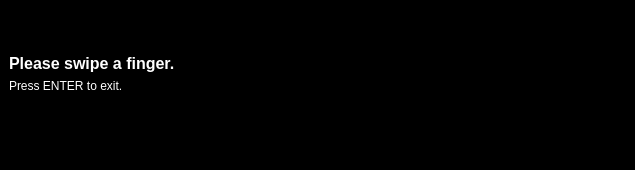
<?xml version="1.0" encoding="UTF-8"?>
<ui version="4.0">
 <class>IdentifierWindow</class>
 <widget class="QMainWindow" name="IdentifierWindow">
  <property name="geometry">
   <rect>
    <x>0</x>
    <y>0</y>
    <width>635</width>
    <height>170</height>
   </rect>
  </property>
  <property name="sizePolicy">
   <sizepolicy hsizetype="Preferred" vsizetype="Fixed">
    <horstretch>0</horstretch>
    <verstretch>0</verstretch>
   </sizepolicy>
  </property>
  <property name="minimumSize">
   <size>
    <width>0</width>
    <height>170</height>
   </size>
  </property>
  <property name="maximumSize">
   <size>
    <width>16777215</width>
    <height>170</height>
   </size>
  </property>
  <property name="palette">
   <palette>
    <active>
     <colorrole role="WindowText">
      <brush brushstyle="SolidPattern">
       <color alpha="255">
        <red>255</red>
        <green>255</green>
        <blue>255</blue>
       </color>
      </brush>
     </colorrole>
     <colorrole role="Button">
      <brush brushstyle="SolidPattern">
       <color alpha="255">
        <red>0</red>
        <green>0</green>
        <blue>0</blue>
       </color>
      </brush>
     </colorrole>
     <colorrole role="Light">
      <brush brushstyle="SolidPattern">
       <color alpha="255">
        <red>0</red>
        <green>0</green>
        <blue>0</blue>
       </color>
      </brush>
     </colorrole>
     <colorrole role="Midlight">
      <brush brushstyle="SolidPattern">
       <color alpha="255">
        <red>0</red>
        <green>0</green>
        <blue>0</blue>
       </color>
      </brush>
     </colorrole>
     <colorrole role="Dark">
      <brush brushstyle="SolidPattern">
       <color alpha="255">
        <red>0</red>
        <green>0</green>
        <blue>0</blue>
       </color>
      </brush>
     </colorrole>
     <colorrole role="Mid">
      <brush brushstyle="SolidPattern">
       <color alpha="255">
        <red>0</red>
        <green>0</green>
        <blue>0</blue>
       </color>
      </brush>
     </colorrole>
     <colorrole role="Text">
      <brush brushstyle="SolidPattern">
       <color alpha="255">
        <red>255</red>
        <green>255</green>
        <blue>255</blue>
       </color>
      </brush>
     </colorrole>
     <colorrole role="BrightText">
      <brush brushstyle="SolidPattern">
       <color alpha="255">
        <red>255</red>
        <green>255</green>
        <blue>255</blue>
       </color>
      </brush>
     </colorrole>
     <colorrole role="ButtonText">
      <brush brushstyle="SolidPattern">
       <color alpha="255">
        <red>255</red>
        <green>255</green>
        <blue>255</blue>
       </color>
      </brush>
     </colorrole>
     <colorrole role="Base">
      <brush brushstyle="SolidPattern">
       <color alpha="255">
        <red>0</red>
        <green>0</green>
        <blue>0</blue>
       </color>
      </brush>
     </colorrole>
     <colorrole role="Window">
      <brush brushstyle="SolidPattern">
       <color alpha="255">
        <red>0</red>
        <green>0</green>
        <blue>0</blue>
       </color>
      </brush>
     </colorrole>
     <colorrole role="Shadow">
      <brush brushstyle="SolidPattern">
       <color alpha="255">
        <red>0</red>
        <green>0</green>
        <blue>0</blue>
       </color>
      </brush>
     </colorrole>
     <colorrole role="AlternateBase">
      <brush brushstyle="SolidPattern">
       <color alpha="255">
        <red>0</red>
        <green>0</green>
        <blue>0</blue>
       </color>
      </brush>
     </colorrole>
     <colorrole role="ToolTipBase">
      <brush brushstyle="SolidPattern">
       <color alpha="255">
        <red>255</red>
        <green>255</green>
        <blue>220</blue>
       </color>
      </brush>
     </colorrole>
     <colorrole role="ToolTipText">
      <brush brushstyle="SolidPattern">
       <color alpha="255">
        <red>0</red>
        <green>0</green>
        <blue>0</blue>
       </color>
      </brush>
     </colorrole>
    </active>
    <inactive>
     <colorrole role="WindowText">
      <brush brushstyle="SolidPattern">
       <color alpha="255">
        <red>255</red>
        <green>255</green>
        <blue>255</blue>
       </color>
      </brush>
     </colorrole>
     <colorrole role="Button">
      <brush brushstyle="SolidPattern">
       <color alpha="255">
        <red>0</red>
        <green>0</green>
        <blue>0</blue>
       </color>
      </brush>
     </colorrole>
     <colorrole role="Light">
      <brush brushstyle="SolidPattern">
       <color alpha="255">
        <red>0</red>
        <green>0</green>
        <blue>0</blue>
       </color>
      </brush>
     </colorrole>
     <colorrole role="Midlight">
      <brush brushstyle="SolidPattern">
       <color alpha="255">
        <red>0</red>
        <green>0</green>
        <blue>0</blue>
       </color>
      </brush>
     </colorrole>
     <colorrole role="Dark">
      <brush brushstyle="SolidPattern">
       <color alpha="255">
        <red>0</red>
        <green>0</green>
        <blue>0</blue>
       </color>
      </brush>
     </colorrole>
     <colorrole role="Mid">
      <brush brushstyle="SolidPattern">
       <color alpha="255">
        <red>0</red>
        <green>0</green>
        <blue>0</blue>
       </color>
      </brush>
     </colorrole>
     <colorrole role="Text">
      <brush brushstyle="SolidPattern">
       <color alpha="255">
        <red>255</red>
        <green>255</green>
        <blue>255</blue>
       </color>
      </brush>
     </colorrole>
     <colorrole role="BrightText">
      <brush brushstyle="SolidPattern">
       <color alpha="255">
        <red>255</red>
        <green>255</green>
        <blue>255</blue>
       </color>
      </brush>
     </colorrole>
     <colorrole role="ButtonText">
      <brush brushstyle="SolidPattern">
       <color alpha="255">
        <red>255</red>
        <green>255</green>
        <blue>255</blue>
       </color>
      </brush>
     </colorrole>
     <colorrole role="Base">
      <brush brushstyle="SolidPattern">
       <color alpha="255">
        <red>0</red>
        <green>0</green>
        <blue>0</blue>
       </color>
      </brush>
     </colorrole>
     <colorrole role="Window">
      <brush brushstyle="SolidPattern">
       <color alpha="255">
        <red>0</red>
        <green>0</green>
        <blue>0</blue>
       </color>
      </brush>
     </colorrole>
     <colorrole role="Shadow">
      <brush brushstyle="SolidPattern">
       <color alpha="255">
        <red>0</red>
        <green>0</green>
        <blue>0</blue>
       </color>
      </brush>
     </colorrole>
     <colorrole role="AlternateBase">
      <brush brushstyle="SolidPattern">
       <color alpha="255">
        <red>0</red>
        <green>0</green>
        <blue>0</blue>
       </color>
      </brush>
     </colorrole>
     <colorrole role="ToolTipBase">
      <brush brushstyle="SolidPattern">
       <color alpha="255">
        <red>255</red>
        <green>255</green>
        <blue>220</blue>
       </color>
      </brush>
     </colorrole>
     <colorrole role="ToolTipText">
      <brush brushstyle="SolidPattern">
       <color alpha="255">
        <red>0</red>
        <green>0</green>
        <blue>0</blue>
       </color>
      </brush>
     </colorrole>
    </inactive>
    <disabled>
     <colorrole role="WindowText">
      <brush brushstyle="SolidPattern">
       <color alpha="255">
        <red>0</red>
        <green>0</green>
        <blue>0</blue>
       </color>
      </brush>
     </colorrole>
     <colorrole role="Button">
      <brush brushstyle="SolidPattern">
       <color alpha="255">
        <red>0</red>
        <green>0</green>
        <blue>0</blue>
       </color>
      </brush>
     </colorrole>
     <colorrole role="Light">
      <brush brushstyle="SolidPattern">
       <color alpha="255">
        <red>0</red>
        <green>0</green>
        <blue>0</blue>
       </color>
      </brush>
     </colorrole>
     <colorrole role="Midlight">
      <brush brushstyle="SolidPattern">
       <color alpha="255">
        <red>0</red>
        <green>0</green>
        <blue>0</blue>
       </color>
      </brush>
     </colorrole>
     <colorrole role="Dark">
      <brush brushstyle="SolidPattern">
       <color alpha="255">
        <red>0</red>
        <green>0</green>
        <blue>0</blue>
       </color>
      </brush>
     </colorrole>
     <colorrole role="Mid">
      <brush brushstyle="SolidPattern">
       <color alpha="255">
        <red>0</red>
        <green>0</green>
        <blue>0</blue>
       </color>
      </brush>
     </colorrole>
     <colorrole role="Text">
      <brush brushstyle="SolidPattern">
       <color alpha="255">
        <red>0</red>
        <green>0</green>
        <blue>0</blue>
       </color>
      </brush>
     </colorrole>
     <colorrole role="BrightText">
      <brush brushstyle="SolidPattern">
       <color alpha="255">
        <red>255</red>
        <green>255</green>
        <blue>255</blue>
       </color>
      </brush>
     </colorrole>
     <colorrole role="ButtonText">
      <brush brushstyle="SolidPattern">
       <color alpha="255">
        <red>0</red>
        <green>0</green>
        <blue>0</blue>
       </color>
      </brush>
     </colorrole>
     <colorrole role="Base">
      <brush brushstyle="SolidPattern">
       <color alpha="255">
        <red>0</red>
        <green>0</green>
        <blue>0</blue>
       </color>
      </brush>
     </colorrole>
     <colorrole role="Window">
      <brush brushstyle="SolidPattern">
       <color alpha="255">
        <red>0</red>
        <green>0</green>
        <blue>0</blue>
       </color>
      </brush>
     </colorrole>
     <colorrole role="Shadow">
      <brush brushstyle="SolidPattern">
       <color alpha="255">
        <red>0</red>
        <green>0</green>
        <blue>0</blue>
       </color>
      </brush>
     </colorrole>
     <colorrole role="AlternateBase">
      <brush brushstyle="SolidPattern">
       <color alpha="255">
        <red>0</red>
        <green>0</green>
        <blue>0</blue>
       </color>
      </brush>
     </colorrole>
     <colorrole role="ToolTipBase">
      <brush brushstyle="SolidPattern">
       <color alpha="255">
        <red>255</red>
        <green>255</green>
        <blue>220</blue>
       </color>
      </brush>
     </colorrole>
     <colorrole role="ToolTipText">
      <brush brushstyle="SolidPattern">
       <color alpha="255">
        <red>0</red>
        <green>0</green>
        <blue>0</blue>
       </color>
      </brush>
     </colorrole>
    </disabled>
   </palette>
  </property>
  <property name="windowTitle">
   <string>Fingerprint Identifier</string>
  </property>
  <property name="windowIcon">
   <iconset resource="widget-res.qrc">
    <normaloff>:/new/prefix1/res/fingerprint-gui.png</normaloff>:/new/prefix1/res/fingerprint-gui.png</iconset>
  </property>
  <property name="windowOpacity">
   <double>0.850000000000000</double>
  </property>
  <widget class="QWidget" name="centralwidget">
   <layout class="QHBoxLayout">
    <property name="spacing">
     <number>0</number>
    </property>
    <property name="margin">
     <number>0</number>
    </property>
    <item>
     <widget class="QFrame" name="frame">
      <layout class="QHBoxLayout" name="_2">
       <property name="topMargin">
        <number>0</number>
       </property>
       <property name="rightMargin">
        <number>0</number>
       </property>
       <property name="bottomMargin">
        <number>0</number>
       </property>
       <item>
        <layout class="QVBoxLayout">
         <item>
          <widget class="QLabel" name="label">
           <property name="font">
            <font>
             <pointsize>12</pointsize>
             <weight>75</weight>
             <bold>true</bold>
            </font>
           </property>
           <property name="text">
            <string>Please swipe a finger.</string>
           </property>
           <property name="alignment">
            <set>Qt::AlignBottom|Qt::AlignLeading|Qt::AlignLeft</set>
           </property>
          </widget>
         </item>
         <item>
          <widget class="QLabel" name="escLabel">
           <property name="text">
            <string>Press ENTER to exit.</string>
           </property>
           <property name="alignment">
            <set>Qt::AlignLeading|Qt::AlignLeft|Qt::AlignTop</set>
           </property>
          </widget>
         </item>
        </layout>
       </item>
       <item>
        <spacer>
         <property name="orientation">
          <enum>Qt::Horizontal</enum>
         </property>
         <property name="sizeHint" stdset="0">
          <size>
           <width>0</width>
           <height>0</height>
          </size>
         </property>
        </spacer>
       </item>
       <item>
        <widget class="QLabel" name="animationLabel">
         <property name="sizePolicy">
          <sizepolicy hsizetype="Fixed" vsizetype="Fixed">
           <horstretch>0</horstretch>
           <verstretch>0</verstretch>
          </sizepolicy>
         </property>
         <property name="minimumSize">
          <size>
           <width>104</width>
           <height>150</height>
          </size>
         </property>
         <property name="maximumSize">
          <size>
           <width>104</width>
           <height>150</height>
          </size>
         </property>
         <property name="styleSheet">
          <string notr="true">background-color:rgb(0,0,0);</string>
         </property>
         <property name="pixmap">
          <pixmap resource="widget-res.qrc">:/new/prefix1/res/Animation.gif</pixmap>
         </property>
         <property name="alignment">
          <set>Qt::AlignCenter</set>
         </property>
        </widget>
       </item>
      </layout>
     </widget>
    </item>
   </layout>
  </widget>
  <widget class="QStatusBar" name="statusbar">
   <property name="palette">
    <palette>
     <active>
      <colorrole role="WindowText">
       <brush brushstyle="SolidPattern">
        <color alpha="255">
         <red>192</red>
         <green>192</green>
         <blue>192</blue>
        </color>
       </brush>
      </colorrole>
      <colorrole role="Button">
       <brush brushstyle="SolidPattern">
        <color alpha="255">
         <red>0</red>
         <green>0</green>
         <blue>0</blue>
        </color>
       </brush>
      </colorrole>
      <colorrole role="Light">
       <brush brushstyle="SolidPattern">
        <color alpha="255">
         <red>0</red>
         <green>0</green>
         <blue>0</blue>
        </color>
       </brush>
      </colorrole>
      <colorrole role="Midlight">
       <brush brushstyle="SolidPattern">
        <color alpha="255">
         <red>0</red>
         <green>0</green>
         <blue>0</blue>
        </color>
       </brush>
      </colorrole>
      <colorrole role="Dark">
       <brush brushstyle="SolidPattern">
        <color alpha="255">
         <red>0</red>
         <green>0</green>
         <blue>0</blue>
        </color>
       </brush>
      </colorrole>
      <colorrole role="Mid">
       <brush brushstyle="SolidPattern">
        <color alpha="255">
         <red>0</red>
         <green>0</green>
         <blue>0</blue>
        </color>
       </brush>
      </colorrole>
      <colorrole role="Text">
       <brush brushstyle="SolidPattern">
        <color alpha="255">
         <red>192</red>
         <green>192</green>
         <blue>192</blue>
        </color>
       </brush>
      </colorrole>
      <colorrole role="BrightText">
       <brush brushstyle="SolidPattern">
        <color alpha="255">
         <red>255</red>
         <green>255</green>
         <blue>255</blue>
        </color>
       </brush>
      </colorrole>
      <colorrole role="ButtonText">
       <brush brushstyle="SolidPattern">
        <color alpha="255">
         <red>255</red>
         <green>255</green>
         <blue>255</blue>
        </color>
       </brush>
      </colorrole>
      <colorrole role="Base">
       <brush brushstyle="SolidPattern">
        <color alpha="255">
         <red>0</red>
         <green>0</green>
         <blue>0</blue>
        </color>
       </brush>
      </colorrole>
      <colorrole role="Window">
       <brush brushstyle="SolidPattern">
        <color alpha="255">
         <red>0</red>
         <green>0</green>
         <blue>0</blue>
        </color>
       </brush>
      </colorrole>
      <colorrole role="Shadow">
       <brush brushstyle="SolidPattern">
        <color alpha="255">
         <red>0</red>
         <green>0</green>
         <blue>0</blue>
        </color>
       </brush>
      </colorrole>
      <colorrole role="AlternateBase">
       <brush brushstyle="SolidPattern">
        <color alpha="255">
         <red>0</red>
         <green>0</green>
         <blue>0</blue>
        </color>
       </brush>
      </colorrole>
      <colorrole role="ToolTipBase">
       <brush brushstyle="SolidPattern">
        <color alpha="255">
         <red>255</red>
         <green>255</green>
         <blue>220</blue>
        </color>
       </brush>
      </colorrole>
      <colorrole role="ToolTipText">
       <brush brushstyle="SolidPattern">
        <color alpha="255">
         <red>0</red>
         <green>0</green>
         <blue>0</blue>
        </color>
       </brush>
      </colorrole>
     </active>
     <inactive>
      <colorrole role="WindowText">
       <brush brushstyle="SolidPattern">
        <color alpha="255">
         <red>192</red>
         <green>192</green>
         <blue>192</blue>
        </color>
       </brush>
      </colorrole>
      <colorrole role="Button">
       <brush brushstyle="SolidPattern">
        <color alpha="255">
         <red>0</red>
         <green>0</green>
         <blue>0</blue>
        </color>
       </brush>
      </colorrole>
      <colorrole role="Light">
       <brush brushstyle="SolidPattern">
        <color alpha="255">
         <red>0</red>
         <green>0</green>
         <blue>0</blue>
        </color>
       </brush>
      </colorrole>
      <colorrole role="Midlight">
       <brush brushstyle="SolidPattern">
        <color alpha="255">
         <red>0</red>
         <green>0</green>
         <blue>0</blue>
        </color>
       </brush>
      </colorrole>
      <colorrole role="Dark">
       <brush brushstyle="SolidPattern">
        <color alpha="255">
         <red>0</red>
         <green>0</green>
         <blue>0</blue>
        </color>
       </brush>
      </colorrole>
      <colorrole role="Mid">
       <brush brushstyle="SolidPattern">
        <color alpha="255">
         <red>0</red>
         <green>0</green>
         <blue>0</blue>
        </color>
       </brush>
      </colorrole>
      <colorrole role="Text">
       <brush brushstyle="SolidPattern">
        <color alpha="255">
         <red>192</red>
         <green>192</green>
         <blue>192</blue>
        </color>
       </brush>
      </colorrole>
      <colorrole role="BrightText">
       <brush brushstyle="SolidPattern">
        <color alpha="255">
         <red>255</red>
         <green>255</green>
         <blue>255</blue>
        </color>
       </brush>
      </colorrole>
      <colorrole role="ButtonText">
       <brush brushstyle="SolidPattern">
        <color alpha="255">
         <red>255</red>
         <green>255</green>
         <blue>255</blue>
        </color>
       </brush>
      </colorrole>
      <colorrole role="Base">
       <brush brushstyle="SolidPattern">
        <color alpha="255">
         <red>0</red>
         <green>0</green>
         <blue>0</blue>
        </color>
       </brush>
      </colorrole>
      <colorrole role="Window">
       <brush brushstyle="SolidPattern">
        <color alpha="255">
         <red>0</red>
         <green>0</green>
         <blue>0</blue>
        </color>
       </brush>
      </colorrole>
      <colorrole role="Shadow">
       <brush brushstyle="SolidPattern">
        <color alpha="255">
         <red>0</red>
         <green>0</green>
         <blue>0</blue>
        </color>
       </brush>
      </colorrole>
      <colorrole role="AlternateBase">
       <brush brushstyle="SolidPattern">
        <color alpha="255">
         <red>0</red>
         <green>0</green>
         <blue>0</blue>
        </color>
       </brush>
      </colorrole>
      <colorrole role="ToolTipBase">
       <brush brushstyle="SolidPattern">
        <color alpha="255">
         <red>255</red>
         <green>255</green>
         <blue>220</blue>
        </color>
       </brush>
      </colorrole>
      <colorrole role="ToolTipText">
       <brush brushstyle="SolidPattern">
        <color alpha="255">
         <red>0</red>
         <green>0</green>
         <blue>0</blue>
        </color>
       </brush>
      </colorrole>
     </inactive>
     <disabled>
      <colorrole role="WindowText">
       <brush brushstyle="SolidPattern">
        <color alpha="255">
         <red>0</red>
         <green>0</green>
         <blue>0</blue>
        </color>
       </brush>
      </colorrole>
      <colorrole role="Button">
       <brush brushstyle="SolidPattern">
        <color alpha="255">
         <red>0</red>
         <green>0</green>
         <blue>0</blue>
        </color>
       </brush>
      </colorrole>
      <colorrole role="Light">
       <brush brushstyle="SolidPattern">
        <color alpha="255">
         <red>0</red>
         <green>0</green>
         <blue>0</blue>
        </color>
       </brush>
      </colorrole>
      <colorrole role="Midlight">
       <brush brushstyle="SolidPattern">
        <color alpha="255">
         <red>0</red>
         <green>0</green>
         <blue>0</blue>
        </color>
       </brush>
      </colorrole>
      <colorrole role="Dark">
       <brush brushstyle="SolidPattern">
        <color alpha="255">
         <red>0</red>
         <green>0</green>
         <blue>0</blue>
        </color>
       </brush>
      </colorrole>
      <colorrole role="Mid">
       <brush brushstyle="SolidPattern">
        <color alpha="255">
         <red>0</red>
         <green>0</green>
         <blue>0</blue>
        </color>
       </brush>
      </colorrole>
      <colorrole role="Text">
       <brush brushstyle="SolidPattern">
        <color alpha="255">
         <red>0</red>
         <green>0</green>
         <blue>0</blue>
        </color>
       </brush>
      </colorrole>
      <colorrole role="BrightText">
       <brush brushstyle="SolidPattern">
        <color alpha="255">
         <red>255</red>
         <green>255</green>
         <blue>255</blue>
        </color>
       </brush>
      </colorrole>
      <colorrole role="ButtonText">
       <brush brushstyle="SolidPattern">
        <color alpha="255">
         <red>0</red>
         <green>0</green>
         <blue>0</blue>
        </color>
       </brush>
      </colorrole>
      <colorrole role="Base">
       <brush brushstyle="SolidPattern">
        <color alpha="255">
         <red>0</red>
         <green>0</green>
         <blue>0</blue>
        </color>
       </brush>
      </colorrole>
      <colorrole role="Window">
       <brush brushstyle="SolidPattern">
        <color alpha="255">
         <red>0</red>
         <green>0</green>
         <blue>0</blue>
        </color>
       </brush>
      </colorrole>
      <colorrole role="Shadow">
       <brush brushstyle="SolidPattern">
        <color alpha="255">
         <red>0</red>
         <green>0</green>
         <blue>0</blue>
        </color>
       </brush>
      </colorrole>
      <colorrole role="AlternateBase">
       <brush brushstyle="SolidPattern">
        <color alpha="255">
         <red>0</red>
         <green>0</green>
         <blue>0</blue>
        </color>
       </brush>
      </colorrole>
      <colorrole role="ToolTipBase">
       <brush brushstyle="SolidPattern">
        <color alpha="255">
         <red>255</red>
         <green>255</green>
         <blue>220</blue>
        </color>
       </brush>
      </colorrole>
      <colorrole role="ToolTipText">
       <brush brushstyle="SolidPattern">
        <color alpha="255">
         <red>0</red>
         <green>0</green>
         <blue>0</blue>
        </color>
       </brush>
      </colorrole>
     </disabled>
    </palette>
   </property>
   <property name="toolTip">
    <string/>
   </property>
   <property name="statusTip">
    <string/>
   </property>
   <property name="sizeGripEnabled">
    <bool>false</bool>
   </property>
  </widget>
 </widget>
 <resources>
  <include location="widget-res.qrc"/>
 </resources>
 <connections/>
</ui>
